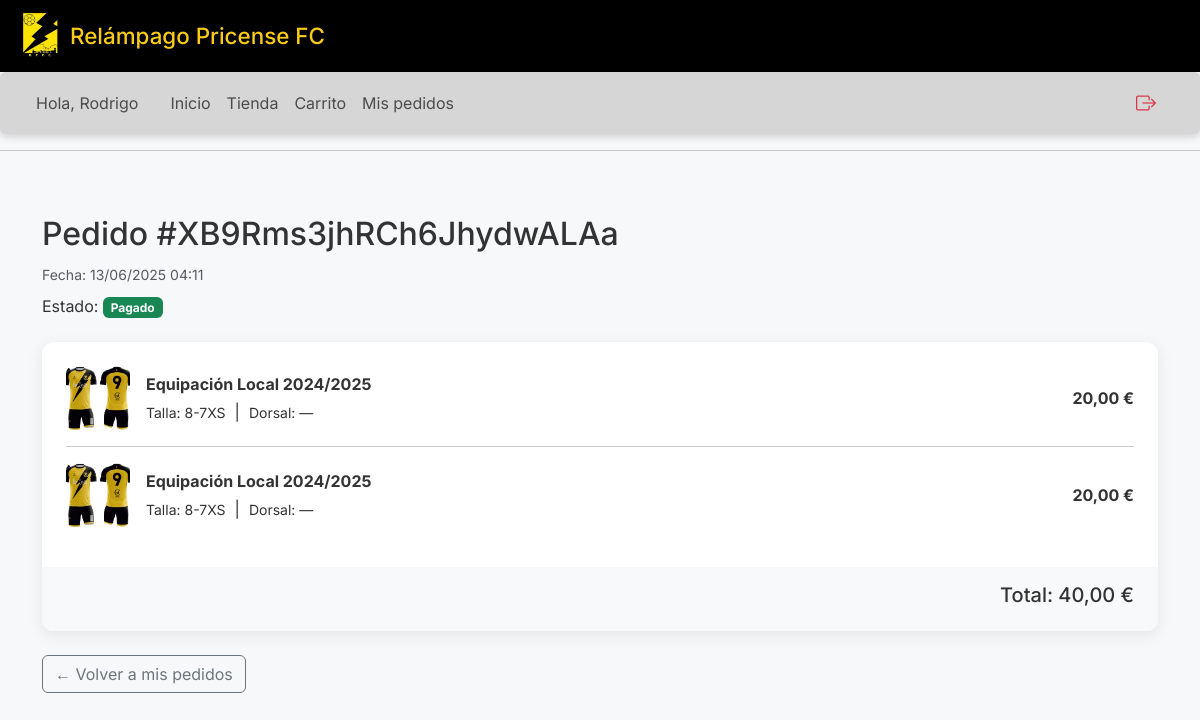
The app's page /mis-pedidos/XB9Rms3jhRCh6JhydwALAa/ (signed in) with its own data.
### relampagoweb/models.py (models this page shows, shortened)
class Usuario(AbstractBaseUser, PermissionsMixin):
    name = models.CharField(max_length=100)
    apellidos = models.CharField(max_length=100)
    telefono = models.CharField(max_length=20)
    email = models.EmailField(unique=True)
    is_active = models.BooleanField(default=True)
    is_staff = models.BooleanField(default=False)
    is_gestor = models.BooleanField(default=False)
    USERNAME_FIELD = 'email'
    REQUIRED_FIELDS = ['name', 'apellidos']
    objects = UsuarioManager()

class Pedido(models.Model):
    usuario = models.ForeignKey(settings.AUTH_USER_MODEL, on_delete=models.CASCADE, related_name='pedidos')
    fecha = models.DateTimeField(auto_now_add=True)
    pagado = models.BooleanField(default=False)
    id = models.CharField(primary_key=True, max_length=22, default=shortuuid.uuid, editable=False)
    usar_descuento = models.BooleanField(default=False)
    from decimal import Decimal
    @property
    def total(self):
        PRECIO_CAMISETA_NORMAL   = Decimal('22.00')
        PRECIO_CAMISETA_DESC     = Decimal('20.00')
        total = Decimal('0.00')
        num_camisetas = 0
        for linea in self.lineas.all():
            if linea.compra_tipo == 'solo_camiseta':
                num_camisetas += 1
            else:
                total += linea.producto.precio
        if num_camisetas:
            pares   = (num_camisetas // 2) if self.usar_descuento else 0
            sueltas = num_camisetas - (pares * 2)
            total += (pares * 2) * PRECIO_CAMISETA_DESC
            total += sueltas * PRECIO_CAMISETA_NORMAL
        return total

class LineaPedido(models.Model):
    pedido = models.ForeignKey(Pedido, on_delete=models.CASCADE, related_name='lineas')
    producto = models.ForeignKey(Producto, on_delete=models.CASCADE)
    talla = models.CharField(max_length=10)
    nombre_dorsal = models.CharField(max_length=100, blank=True, null=True)
    numero_dorsal = models.PositiveIntegerField(blank=True, null=True)
    compra_tipo = models.CharField(max_length=20, blank=True, null=True)  # <- AÑADIDO
    precio_unitario = models.DecimalField(max_digits=6, decimal_places=2, default=0.00)
    costo_unitario  = models.DecimalField(max_digits=6, decimal_places=2, default=0.00)

class Producto(models.Model):
    TIPO_PRODUCTO = (
        ('Camiseta', 'Camiseta'),
        ('Equipación', 'Equipación'),
        ('Sudadera', 'Sudadera'),
    )
    nombre = models.CharField(max_length=100)
    tipo = models.CharField(max_length=20, choices=TIPO_PRODUCTO)
    descripcion = models.TextField(blank=True)
    imagen = models.ImageField(upload_to='productos/')
    precio = models.DecimalField(max_digits=6, decimal_places=2)
    precio_camiseta_sola = models.DecimalField(
        max_digits=6, decimal_places=2,
        null=True, blank=True,
        help_text="Coste unitario de la camiseta suelta (si procede)"
    )
    precio_camiseta_descuento = models.DecimalField(
        max_digits=6, decimal_places=2,
        null=True, blank=True,
        help_text="Coste unitario de la camiseta suelta con descuento (si procede)"
    )
    coste_provedor= models.DecimalField(
        max_digits=6, decimal_places=2,
        null=False, blank=True,
        help_text="Precio que pagamos al proveedor por el producto, usar para equipaciones completas y sudaderas",
        default=Decimal('35.00')
    )
    coste_provedor_camiseta = models.DecimalField(
        max_digits=6, decimal_places=2,
        null=True, blank=True,
        help_text="Precio que pagamos al proveedor por la equipación solo camiseta",
        default=Decimal('22.00')
    )

### relampagoweb/views.py (the view)
# urls.py: path('mis-pedidos/<str:pedido_id>/', views.detalle_mi_pedido_view, name='detalle_mi_pedido'),
@login_required
def detalle_mi_pedido_view(request, pedido_id):
    pedido = get_object_or_404(Pedido, id=pedido_id, usuario=request.user)
    return render(request, 'detalle_mi_pedido.html', {
        'pedido': pedido
    })

### relampagoweb/templates/detalle_mi_pedido.html (shortened to what this page needs)
{% extends 'base.html' %}
{% load static %}
{% block content %}
<section class="container py-5">
  <h2>Pedido #{{ pedido.id }}</h2>
  <small class="text-muted">Fecha: {{ pedido.fecha|date:"d/m/Y H:i" }}</small>
  <p class="mt-2">
    Estado:
    {% if pedido.pagado %}
      <span class="badge bg-success">Pagado</span>
    {% else %}
      <span class="badge bg-warning text-dark">Pendiente</span>
    {% endif %}
  </p>
  <div class="detalle-card">
    <div class="card-body">
      {% for linea in pedido.lineas.all %}
      <div class="linea-item">
        <img src="{{ linea.producto.imagen.url }}" alt="">
        <div class="linea-info">
          <strong>{{ linea.producto.nombre }}</strong>
          <small>Talla: {{ linea.talla }}</small> &nbsp;|&nbsp;
          <small>
            {% if linea.nombre_dorsal %}
              {{ linea.nombre_dorsal }} {{ linea.numero_dorsal }}
            {% else %}
              Dorsal: —
            {% endif %}
          </small>
        </div>
        <div class="linea-importe">
          {{ linea.precio_unitario|floatformat:2 }} €
        </div>
      </div>
      {% if not forloop.last %}<hr>{% endif %}
      {% endfor %}
    </div>
    <div class="card-footer">
      <h5>Total: {{ pedido.total|floatformat:2 }} €</h5>
    </div>
  </div>
  <a href="{% url 'mis_pedidos' %}" class="btn btn-outline-secondary mt-4">
    ← Volver a mis pedidos
  </a>
</section>
{% endblock %}

### relampagoweb/templates/base.html (shortened to what this page needs)
{% load static %}
<!DOCTYPE html>
<html lang="es">
<head>
  <link href="https://cdn.jsdelivr.net/npm/bootstrap@5.3.3/dist/css/bootstrap.min.css" rel="stylesheet">
  <link href="https://cdn.jsdelivr.net/npm/bootstrap-icons@1.10.5/font/bootstrap-icons.css" rel="stylesheet">
  <link rel="stylesheet" href="{% static 'css/estilos.css' %}">
  <link rel="stylesheet" href="https://cdn.jsdelivr.net/npm/swiper@11/swiper-bundle.min.css" />
</head>
<body>
  {% block layout %}
    <header style="background-color: #000; color: #facc15; display: flex; align-items: center; gap: 10px; padding: 10px 20px;">
      <img src="{% static 'img/escudo.png' %}" alt="Escudo" width="40">
      <h1 class="m-0" style="font-size: 1.4rem;">Relámpago Pricense FC</h1>
    </header>
    <nav class="navbar navbar-expand-lg px-4 py-2 mb-0" style="background-color: #d6d6d6; border-radius: 6px;">
      <div class="container-fluid">
        <div class="collapse navbar-collapse" id="navbarOpciones">
          {% if user.is_authenticated %}
            <span class="navbar-text me-4">Hola, {{ user.name }}</span>
          {% endif %}
          <ul class="navbar-nav me-auto mb-2 mb-lg-0">
            <li class="nav-item"><a class="nav-link" href="{% url 'inicio' %}">Inicio</a></li>
            <li class="nav-item"><a class="nav-link" href="{% url 'tienda' %}">Tienda</a></li>
            {% if user.is_authenticated %}
              <li class="nav-item"><a class="nav-link" href="{% url 'carrito' %}">Carrito</a></li>
              <li class="nav-item"><a class="nav-link" href="{% url 'mis_pedidos' %}">Mis pedidos</a></li>
            {% endif %}
          </ul>
          <ul class="navbar-nav mb-2 mb-lg-0">
            {% if user.is_authenticated %}
              <li class="nav-item">
                <a href="#" class="text-danger fs-5 nav-link" title="Cerrar sesión"
                   data-bs-toggle="modal" data-bs-target="#logoutModal">
                  <i class="bi bi-box-arrow-right"></i>
                </a>
              </li>
            {% else %}
              <li class="nav-item"><a class="nav-link" href="{% url 'login' %}">Iniciar sesión</a></li>
              <li class="nav-item"><a class="nav-link" href="{% url 'registro' %}">Registrarse</a></li>
            {% endif %}
          </ul>
        </div>
      </div>
    </nav>
    <hr>
  {% endblock %}
  {% block content %}{% endblock %}
</body>
</html>

### relampagoweb/static/css/estilos.css (style rules this page uses)
html, body { font-family: 'Inter', sans-serif; margin: 0; padding: 0; background-color: #f7f8fa; color: #333; }
.navbar { background-color: #000; padding: 10px 20px; box-shadow: 0 2px 8px rgba(0, 0, 0, 0.2); position: sticky; top: 0; z-index: 1000; }

### relampagoweb/templates/base.html (style rules this page uses)
body { font-family: 'Inter', sans-serif; }

### relampagoweb/templates/detalle_mi_pedido.html (style rules this page uses)
.detalle-card { background:#fff; border-radius:12px; box-shadow:0 4px 16px rgba(0,0,0,0.08); overflow:hidden; margin-top:1.5rem; }
.detalle-card .card-body { padding:1.5rem; }
.linea-item { display:flex; align-items:center; gap:1rem; margin-bottom:1rem; }
.linea-item img { width:64px; height:64px; object-fit:cover; border-radius:8px; }
.linea-info { flex:1; }
.linea-info strong { display:block; margin-bottom:.25rem; }
.linea-importe { font-weight:bold; }
.card-footer { background:#f8f9fa; padding:1rem 1.5rem; text-align:right; }

### records on screen
Usuario: name "Rodrigo"
Pedido: id "XB9Rms3jhRCh6JhydwALAa", fecha "13/06/2025 04:11", total "40,00"
LineaPedido: producto.imagen (picture), producto.nombre "Equipación Local 2024/2025", talla "8-7XS", nombre_dorsal "Dorsal: —", precio_unitario "20,00"
LineaPedido: producto.imagen (picture), producto.nombre "Equipación Local 2024/2025", talla "8-7XS", nombre_dorsal "Dorsal: —", precio_unitario "20,00"
